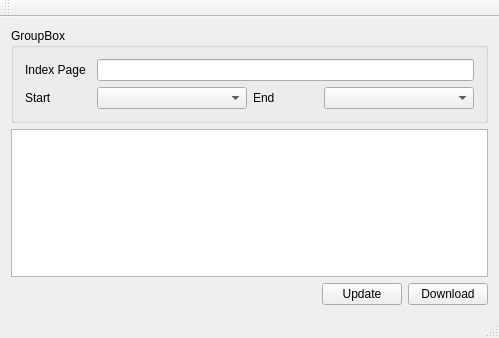
<?xml version="1.0" encoding="UTF-8"?>
<ui version="4.0">
 <class>MainWindow</class>
 <widget class="QMainWindow" name="MainWindow">
  <property name="geometry">
   <rect>
    <x>0</x>
    <y>0</y>
    <width>499</width>
    <height>338</height>
   </rect>
  </property>
  <property name="windowTitle">
   <string>MainWindow</string>
  </property>
  <widget class="QWidget" name="centralWidget">
   <layout class="QGridLayout" name="gridLayout_2">
    <item row="1" column="0" colspan="3">
     <widget class="QPlainTextEdit" name="plainTextEdit"/>
    </item>
    <item row="2" column="0">
     <spacer name="horizontalSpacer">
      <property name="orientation">
       <enum>Qt::Horizontal</enum>
      </property>
      <property name="sizeHint" stdset="0">
       <size>
        <width>251</width>
        <height>20</height>
       </size>
      </property>
     </spacer>
    </item>
    <item row="2" column="1">
     <widget class="QPushButton" name="pbReqPages">
      <property name="text">
       <string>Update</string>
      </property>
     </widget>
    </item>
    <item row="2" column="2">
     <widget class="QPushButton" name="pbPullPages">
      <property name="text">
       <string>Download</string>
      </property>
     </widget>
    </item>
    <item row="0" column="0" colspan="3">
     <widget class="QGroupBox" name="groupBox">
      <property name="title">
       <string>GroupBox</string>
      </property>
      <layout class="QGridLayout" name="gridLayout">
       <item row="0" column="0">
        <widget class="QLabel" name="label">
         <property name="text">
          <string>Index Page</string>
         </property>
        </widget>
       </item>
       <item row="0" column="1" colspan="3">
        <widget class="QLineEdit" name="leIndexAddr"/>
       </item>
       <item row="1" column="0">
        <widget class="QLabel" name="label_2">
         <property name="text">
          <string>Start</string>
         </property>
        </widget>
       </item>
       <item row="1" column="1">
        <widget class="QComboBox" name="cbPageStart">
         <property name="minimumSize">
          <size>
           <width>150</width>
           <height>0</height>
          </size>
         </property>
        </widget>
       </item>
       <item row="1" column="2">
        <widget class="QLabel" name="label_3">
         <property name="text">
          <string>End</string>
         </property>
        </widget>
       </item>
       <item row="1" column="3">
        <widget class="QComboBox" name="cbPageEnd">
         <property name="minimumSize">
          <size>
           <width>150</width>
           <height>0</height>
          </size>
         </property>
        </widget>
       </item>
      </layout>
     </widget>
    </item>
   </layout>
  </widget>
  <widget class="QMenuBar" name="menuBar">
   <property name="geometry">
    <rect>
     <x>0</x>
     <y>0</y>
     <width>499</width>
     <height>17</height>
    </rect>
   </property>
  </widget>
  <widget class="QToolBar" name="mainToolBar">
   <attribute name="toolBarArea">
    <enum>TopToolBarArea</enum>
   </attribute>
   <attribute name="toolBarBreak">
    <bool>false</bool>
   </attribute>
  </widget>
  <widget class="QStatusBar" name="statusBar"/>
 </widget>
 <layoutdefault spacing="6" margin="11"/>
 <resources/>
 <connections/>
</ui>
